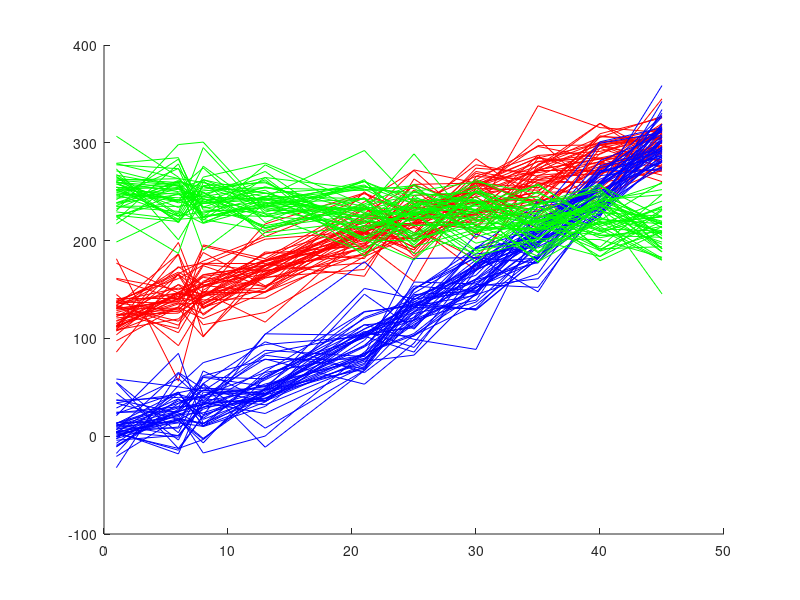

This chart was generated by the following MATLAB code:
mu=0;
sig=20;

X=[1,6,8,13,21,25,30,35,40,45];

C1=zeros(50,10);
Y1=120+4*X;
for i=1:50
    C1(i,:)=Y1+normrnd(mu,sig,[1,10]);
end

C2=zeros(50,10);
Y2=10+2*X+0.1*X.*X;
for i=1:50
    C2(i,:)=Y2+normrnd(mu,sig,[1,10]);
end

C3=zeros(50,10);
Y3=250-0.75*X;
for i=1:50
    C3(i,:)=Y3+normrnd(mu,sig,[1,10]);
end

hold on;
for i=1:50
    plot(X,C1(i,:),'r')
end

for i=1:50
    plot(X,C2(i,:),'b')
end

for i=1:50
    plot(X,C3(i,:),'g')
end
